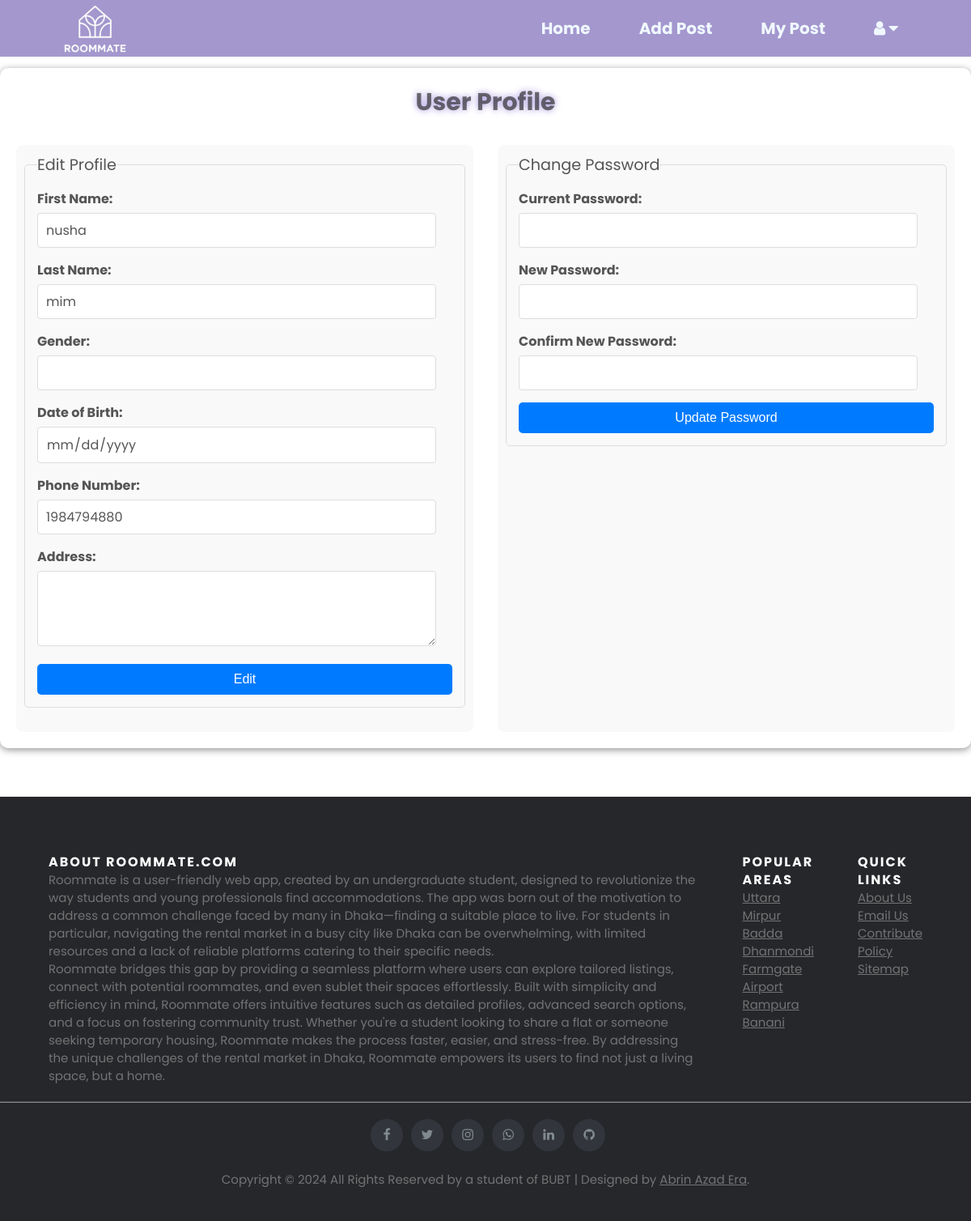
The app's page /profile (signed in) with its own data.
### webapp/models.py (models this page shows, shortened)
class User_detail(models.Model):
    user_id = models.CharField(max_length=12, unique=True, primary_key=True)
    username=models.ForeignKey( User, on_delete=models.CASCADE,default=None)
    first_name = models.CharField(max_length=50)
    last_name =  models.CharField(max_length=50)
    email = models.EmailField(max_length=250)
    phone = models.IntegerField()
    address= models.CharField(max_length=200, blank=True)
    gender = models.CharField(max_length=10, blank=True) #Male/Female
    date_of_birth= models.DateField( blank=True,null=True)

### webapp/views.py (the view, shortened to what this page needs)
# urls.py: path('profile',views.profile,name='profile'),
def profile(request):
    user_detail = User_detail.objects.filter(username=request.user).first()
    if not user_detail:
        return HttpResponse("User profile not found", status=404)
    return render(request, "profile.html", {"user_detail": user_detail})

### webapp/templates/profile.html (shortened to what this page needs)
{% load static %}
<!DOCTYPE html>
<html lang="en">
<head>
    <link rel="stylesheet" href="{% static 'profile.css' %}">
    <link rel="stylesheet" href="https://cdnjs.cloudflare.com/ajax/libs/font-awesome/6.5.1/css/all.min.css" />
    <link rel="stylesheet" href="https://cdnjs.cloudflare.com/ajax/libs/font-awesome/4.7.0/css/font-awesome.min.css">
</head>
<body>
    <div class="slide-background">
        <div class="menu_bar">
        <img src="{% static 'img/roommate-logo-white.png' %}" class="logo">
        <ul>
            <li><a href="home">Home</a></li>
            <li><a href="add_post">Add Post</a></li>
            <li><a href="my_post">My Post</a></li>
            <li><a href="#"><i class="fa fa-user" aria-hidden="true"></i> <i class="fa fa-caret-down"></i></a>
            </li>
        </ul>
</div>
<div class="container">
    <h1>User Profile</h1>
    <div class="column">
        <form method="post" action="{% url 'profile' %}"id="profile-form" class="profile-form">
            <fieldset>
                <legend>Edit Profile</legend>
                <div class="form-group">
                    <label for="first-name">First Name:</label>
                    <input type="text" id="first-name" name="first_name" value="{{ user_detail.first_name }}" readonly>
                </div>
                <div class="form-group">
                    <label for="last-name">Last Name:</label>
                    <input type="text" id="last-name" name="last_name" value="{{ user_detail.last_name }}" readonly>
                </div>
                <div class="form-group">
                    <label for="gender">Gender:</label>
                    <input type="text" id="gender" name="gender" value="{{ user_detail.gender }}" readonly>
                </div>
                <div class="form-group">
                    <label for="dob">Date of Birth:</label>
                    <input type="date" id="date_of_birth" name="date_of_birth" value="{{ user_detail.date_of_birth|date:'Y-m-d' }}"   readonly>
                </div>
                <div class="form-group">
                    <label for="phone">Phone Number:</label>
                    <input type="tel" id="phone" name="phone" value="{{ user_detail.phone }}" readonly>
                </div>
                <div class="form-group">
                    <label for="address">Address:</label>
                    <textarea id="address" name="address" rows="3" readonly>{{ user_detail.address }}</textarea>
                </div>
                <button type="button" id="edit-btn" class="btn">Edit</button>
            </fieldset>
        </form>
    </div>
    <div class="column">
        <form id="password-form" class="password-form" action="{% url 'change_password' %}" method="post">
            <fieldset>
                <legend>Change Password</legend>
                <div class="form-group">
                    <label for="current-password">Current Password:</label>
                    <input type="password" id="current-password" name="current_password" required>
                </div>
                <div class="form-group">
                    <label for="new-password">New Password:</label>
                    <input type="password" id="new-password" name="new_password" required>
                </div>
                <div class="form-group">
                    <label for="confirm-password">Confirm New Password:</label>
                    <input type="password" id="confirm-password" name="confirm_password" required>
                </div>
                <button type="submit" class="btn">Update Password</button>
            </fieldset>
        </form>
    </div>
</div>
    <footer class="site-footer">
        <div >
          <div class="footer-row">
            <div class="col-sm-12 col-md-6">
              <h6>About Roommate.com</h6>
              <p class="text-justify">Roommate is a user-friendly web app, created by an undergraduate student,
                designed to revolutionize the way students and young professionals find accommodations.
                 The app was born out of the motivation to address a common challenge faced by many in Dhaka—finding a
                 suitable place to live. For students in particular, navigating the rental market in a busy city like Dhaka
                 can be overwhelming, with limited resources and a lack of reliable platforms catering to their specific needs.</p>
                 <p>Roommate bridges this gap by providing a seamless platform where users can explore tailored listings, connect
                 with potential roommates, and even sublet their spaces effortlessly. Built with simplicity and efficiency in mind,
                 Roommate offers intuitive features such as detailed profiles, advanced search options, and a focus on fostering
                 community trust. Whether you're a student looking to share a flat or someone seeking temporary housing, Roommate makes
                 the process faster, easier, and stress-free. By addressing the unique challenges of the rental market in Dhaka, Roommate
                 empowers its users to find not just a living space, but a home.</p>
            </div>
            <div class="col-xs-6 col-md-3">
              <h6>Popular Areas</h6>
              <ul class="footer-links">
                <li><a href="">Uttara</a></li>
                <li><a href="">Mirpur</a></li>
                <li><a href="">Badda</a></li>
                <li><a href="">Dhanmondi</a></li>
                <li><a href="">Farmgate</a></li>
                <li><a href="">Airport</a></li>
                <li><a href="">Rampura</a></li>
                <li><a href="">Banani</a></li>
              </ul>
            </div>
            <div class="col-xs-6 col-md-3">
              <h6>Quick Links</h6>
              <ul class="footer-links">
                <li><a href="about_us">About Us</a></li>
                <li><a href="contact_us">Email Us</a></li>
                <li><a href="contribute">Contribute</a></li>
                <li><a href="policy">Policy</a></li>
                <li><a href="https://maps.app.goo.gl/2XRvxmJK95MWdnw68">Sitemap</a></li>
              </ul>
            </div>
          </div>
          <hr>
        </div>
        <div>
          <div class="foot">
            <div class="col-md-4 col-sm-6 col-xs-12">
              <ul class="social-icons">
                <li><a class="facebook" href="#"><i class="fa fa-facebook"></i></a></li>
                <li><a class="twitter" href="#"><i class="fa fa-twitter"></i></a></li>
                <li><a class="instagram" href="#"><i class="fa fa-instagram"></i></a></li>
                <li><a class="whatsapp" href="#"><i class="fa fa-whatsapp"></i></a></li>
                <li><a class="linkedin" href="#"><i class="fa fa-linkedin"></i></a></li>
                <li><a class="github" href="#"><i class="fa fa-github"></i></a></li>
              </ul>
            </div>
            <div class="col-md-8 col-sm-6 col-xs-12">
                <p class="copyright-text">Copyright &copy; 2024 All Rights Reserved by a student of BUBT | Designed by <a href="https://www.facebook.com/ashvynie.era/">Abrin Azad Era</a>.</p>
            </div>
          </div>
        </div>
  </footer>
</body>
</html>

### webapp/static/profile.css (style rules this page uses)
* { margin: 0; padding: 0; box-sizing: border-box; }
body { font-family: 'Poppins', sans-serif; }
.menu_bar { background-color: #9182c4d4; backdrop-filter: blur(5px); position: fixed; top: 0%; height: 70px; width: 100%; display: flex; align-items: center; justify-content: space-between; padding: 0 5%; z-index: 10; }
.logo { width: 175px; cursor: pointer; margin-left: -30px; }
.menu_bar ul { list-style: none; display: flex; }
.menu_bar ul li { padding: 10px 30px; position: relative; }
.menu_bar ul li a { color: aliceblue; text-decoration: none; font-weight: bold; font-size: 20px; }
.container { max-width: 1200px; margin: 7% auto 5%; padding: 20px; background: #ffffff; border-radius: 10px; box-shadow: 0 2px 10px rgba(0, 0, 0, 0.435); display: flex; flex-wrap: wrap; gap: 30px; }
.column { flex: 1 1 45%; min-width: 300px; padding: 10px; box-sizing: border-box; background-color: #f9f9f9; border-radius: 8px; }
h1 { text-align: center; font-size: 30px; color: #222121a3; text-shadow: 0 0 8px #a392dd; width: 100%; }
fieldset { border: 1px solid #ddd; border-radius: 5px; padding: 15px; margin-bottom: 20px; }
legend { font-size: 1.2em; color: #555555; }
.form-group { margin-bottom: 15px; }
label { display: block; margin-bottom: 5px; font-weight: bold; color: #555555; }
input[type="text"], input[type="tel"], input[type="date"], input[type="password"], textarea { width: calc(100% - 20px); padding: 8px 10px; border: 1px solid #ddd; border-radius: 4px; box-sizing: border-box; font-size: 1em; background-color: #ffffff; color: #555555; font-family: 'Poppins', sans-serif;; }
textarea { resize: vertical; }
button.btn { width: 100%; padding: 10px; background-color: #007bff; border: none; border-radius: 5px; color: #ffffff; font-size: 1em; cursor: pointer; }
.site-footer { background-color:#26272b; padding:45px 0 20px; font-size:15px; line-height:22px; color:#737373; position: relative; bottom: 0%; }
.footer-row { margin:20px 5%; display: flex; flex-direction: row; gap: 5%; }
.site-footer hr { border-top-color:#bbb; opacity:0.5 }
.site-footer h6 { color:#fff; font-size:16px; text-transform:uppercase; margin-top:5px; letter-spacing:2px }
.site-footer a { color:#737373; }
.footer-links { padding-left:0; list-style:none }
.footer-links li { display:block }
.footer-links a { color:#737373 }
.site-footer .social-icons { text-align:right }
.site-footer .social-icons a { width:40px; height:40px; line-height:40px; margin-top: 20px; margin-left:6px; margin-right:0; border-radius:100%; background-color:#33353d }
.foot { margin-left: 5%; margin-right: 5%; align-items: center; justify-items: center; }
.copyright-text { margin:20px }
.social-icons { padding-left:0; margin-bottom:0; list-style:none }
.social-icons li { display:inline-block; margin-bottom:4px }
.social-icons a { background-color:#eceeef; color:#818a91; font-size:16px; display:inline-block; line-height:44px; width:44px; height:44px; text-align:center; margin-right:8px; border-radius:100%; -webkit-transition:all .2s linear; -o-transition:all .2s linear; transition:all .2s linear }

### records on screen
User_detail: first_name "nusha", last_name "mim", phone "1984794880"
